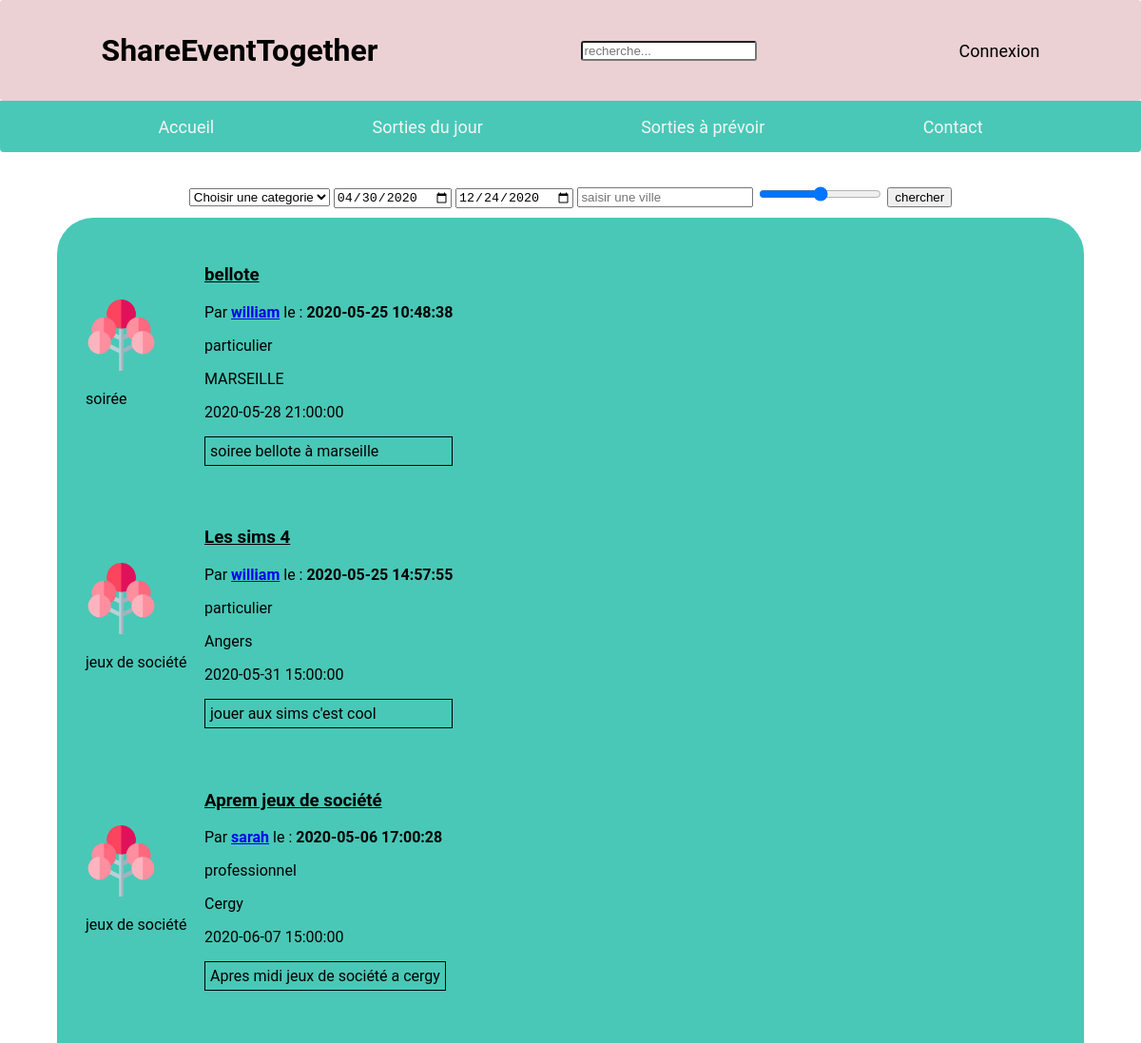
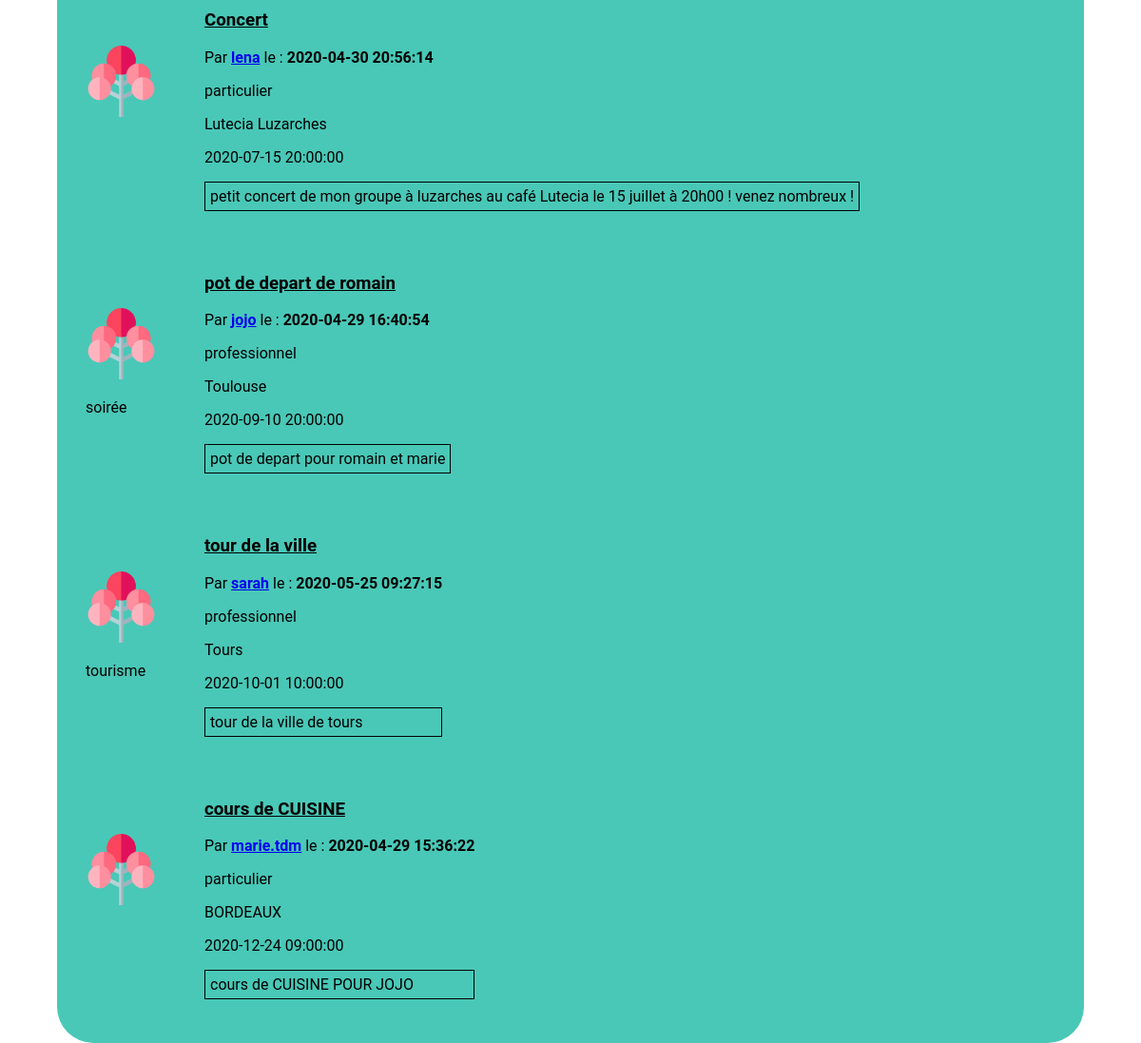
Page /php/sortieAPrevoir.php on the committed database (2 pictures, top to bottom).
### tables this page shows
CREATE TABLE `evenements` (
  `id_evenement` int(11) NOT NULL,
  `id_utilisateur` int(11) NOT NULL,
  `date_poste` datetime NOT NULL DEFAULT current_timestamp(),
  `description` text NOT NULL,
  `date_evenement` datetime NOT NULL,
  `titre_evenement` varchar(250) NOT NULL,
  `id_karma` int(11) DEFAULT NULL,
  `lieu` varchar(255) DEFAULT NULL,
  `id_categorie` int(11) DEFAULT NULL
);

CREATE TABLE `categorie_evenements` (
  `id_categorie` int(11) NOT NULL,
  `nom_categorie` varchar(100) NOT NULL
);

CREATE TABLE `utilisateurs` (
  `id_utilisateur` int(11) NOT NULL,
  `prenom` varchar(100) NOT NULL,
  `nom` varchar(100) NOT NULL,
  `date_naissance` date NOT NULL,
  `adresse` varchar(250) NOT NULL,
  `code_postale` int(5) NOT NULL,
  `pays` varchar(100) NOT NULL,
  `telephone` int(10) NOT NULL,
  `mail` varchar(250) NOT NULL,
  `pseudo` varchar(100) NOT NULL,
  `mot_de_passe` varchar(255) NOT NULL,
  `type_utilisateur` varchar(50) NOT NULL,
  `ville` varchar(200) NOT NULL,
  `date_creation_utilisateur` datetime DEFAULT current_timestamp()
);

### php/sortieAPrevoir.php (the view, shortened to what this page needs)
<!DOCTYPE html>
<html lang="fr">
<head>
    <link rel="stylesheet" href="../assets/css/sortie.css"/>
</head>
<body>
<?php
if (isset($_SESSION['username'])) {
    require("headerConnect.php");
} else {
    require("headerDisconnect.php");
}
?>
<?php
require("../controllers/bdd.php");
?>
<form action="filtre.php" method="post" class="filtre">
    <select name="categorie">
        <option value="NULL">Choisir une categorie</option>
    </select>
    <?php
    $req = $bdd->query('SELECT MIN(DATE(date_evenement)) as date_min, MAX(DATE(date_evenement)) as date_max FROM evenements');
    while ($donnees = $req->fetch()) {
        ?>
        <input type="date" name="date_debut" value="<?php echo $donnees['date_min']; ?>">
        <input type="date" name="date_fin" value="<?php echo $donnees['date_max']; ?>">
        <?php
    }
    ?>
    <input type="text" name="localisation" placeholder="saisir une ville">
    <input type="range" name="karma" min="0" max="10">
    <input type="submit" value="chercher">
</form>
<section class="fond">
    <?php
    $reponse = $bdd->query('SELECT ut.* , ev.*, ce.* FROM evenements as ev left join utilisateurs as ut
        on ev.id_utilisateur= ut.id_utilisateur left join categorie_evenements as ce on ce.id_categorie = ev.id_categorie
        where DATE(ev.date_evenement) > DATE(now()) order by DATE(ev.date_evenement) ASC');
    while ($donnees = $reponse->fetch()) {
        ?>
        <div class="listOfEvent">
            <ul class="collectionItem">
                <div class="pictureEvent">
                    <img id="imgTree" src="../assets/images/arbre_icon.png"/>
                    <p><?php echo $donnees['nom_categorie']; ?></p>
                </div>
                <div class="pictureEvent">
                    <h3 class="titleOfEvent"><?php echo $donnees['titre_evenement']; ?> </h3>
                    <p><?php echo "Par " ?> <b><a
                                    href="profilUser.php?id_user= <?php echo $donnees['id_utilisateur'] ?>"> <?php echo $donnees['pseudo'] ?></a></b>
                        le : <b> <?php echo $donnees['date_poste'] ?></b></p>
                    <p><?php echo $donnees['type_utilisateur']; ?></p>
                    <p><?php echo $donnees['lieu']; ?></p>
                    <p><?php echo $donnees['date_evenement']; ?></p>
                    <p class="description"><?php echo $donnees['description']; ?></p>
                </div>
            </ul>
        </div>
        <?php
    }
    ?>
</section>
</body>
</html>

### php/headerDisconnect.php (shortened to what this page needs)
<html>
<head>
    <link rel="stylesheet" href="../assets/css/headerConnect.css"/>
</head>
<header class="header">
    <div class="menuHaut">
        <h1 id="title"> ShareEventTogether</h1>
        <input id="search" type="text" placeholder="recherche...">
        <a id="connect" href="connect.php"> Connexion </a>
    </div>
    <div class="menuBas">
        <a href="index.php"> Accueil</a>
        <a href="sortieDuJour.php"> Sorties du jour</a>
        <a href="sortieAPrevoir.php"> Sorties à prévoir</a>
        <a href="contact.php"> Contact</a>
    </div>
</header>
</html>

### assets/css/sortie.css (style rules this page uses)
body { margin: 0 !important; font-family: 'Roboto', sans-serif; }
.fond { display: flex; margin-left: 5%; margin-right: 5%; padding: 10px 10px 10px 10px; background: rgba(23, 185, 163, 0.78) !important; border-radius: 38px; top: 195px; }
#search { border-radius: 3px; }
.fond { display: block; }
#imgTree { width: 75px; padding-right: 50px; margin-top: 45%; }
.titleOfEvent { text-decoration: underline; }
.collectionItem { display: flex; flex-direction: row; margin: 10px; padding: 10px; }
.description { border: 1px solid black; padding: 5px; }
.filtre { text-align: center; padding: 10px; }

### assets/css/headerConnect.css (style rules this page uses)
body { margin: 0 !important; font-family: 'Roboto', sans-serif; }
header { margin-bottom: 2%; }
.menuHaut { display: flex; width: 100%; height: 106px; background : #EBD1D3 !important; border-radius: 3px; align-items: center; justify-content: space-around; }
.menuBas { display: flex; width: 100%; height: 54px; background : rgba(23, 185, 163, 0.78) !important; border-radius: 0px 0px 4px 4px; justify-content: space-evenly; align-items: center; }
.menuHaut a { text-decoration: none; color: black; font-size: large; }
.menuBas a { text-decoration: none; color: whitesmoke; font-size: large; }

### rows in the picture
evenements: id_categorie.nom_categorie "soirée", titre_evenement "bellote", id_utilisateur.pseudo "william", date_poste "2020-05-25 10:48:38", id_utilisateur.type_utilisateur "particulier", lieu "MARSEILLE", date_evenement "2020-05-28 21:00:00", description "soiree bellote à marseille"
evenements: id_categorie.nom_categorie "jeux de société", titre_evenement "Les sims 4", id_utilisateur.pseudo "william", date_poste "2020-05-25 14:57:55", id_utilisateur.type_utilisateur "particulier", lieu "Angers", date_evenement "2020-05-31 15:00:00", description "jouer aux sims c'est cool"
evenements: id_categorie.nom_categorie "jeux de société", titre_evenement "Aprem jeux de société", id_utilisateur.pseudo "sarah", date_poste "2020-05-06 17:00:28", id_utilisateur.type_utilisateur "professionnel", lieu "Cergy", date_evenement "2020-06-07 15:00:00", description "Apres midi jeux de société a cergy"
evenements: titre_evenement "Concert", id_utilisateur.pseudo "lena", date_poste "2020-04-30 20:56:14", id_utilisateur.type_utilisateur "particulier", lieu "Lutecia Luzarches", date_evenement "2020-07-15 20:00:00", description "petit concert de mon groupe à luzarches au café Lutecia le 15 juillet à 20h00 ! venez nombreux !"
evenements: id_categorie.nom_categorie "soirée", titre_evenement "pot de depart de romain", id_utilisateur.pseudo "jojo", date_poste "2020-04-29 16:40:54", id_utilisateur.type_utilisateur "professionnel", lieu "Toulouse", date_evenement "2020-09-10 20:00:00", description "pot de depart pour romain et marie"
evenements: id_categorie.nom_categorie "tourisme", titre_evenement "tour de la ville", id_utilisateur.pseudo "sarah", date_poste "2020-05-25 09:27:15", id_utilisateur.type_utilisateur "professionnel", lieu "Tours", date_evenement "2020-10-01 10:00:00", description "tour de la ville de tours"
evenements: titre_evenement "cours de CUISINE", id_utilisateur.pseudo "marie.tdm", date_poste "2020-04-29 15:36:22", id_utilisateur.type_utilisateur "particulier", lieu "BORDEAUX", date_evenement "2020-12-24 09:00:00", description "cours de CUISINE POUR JOJO"
